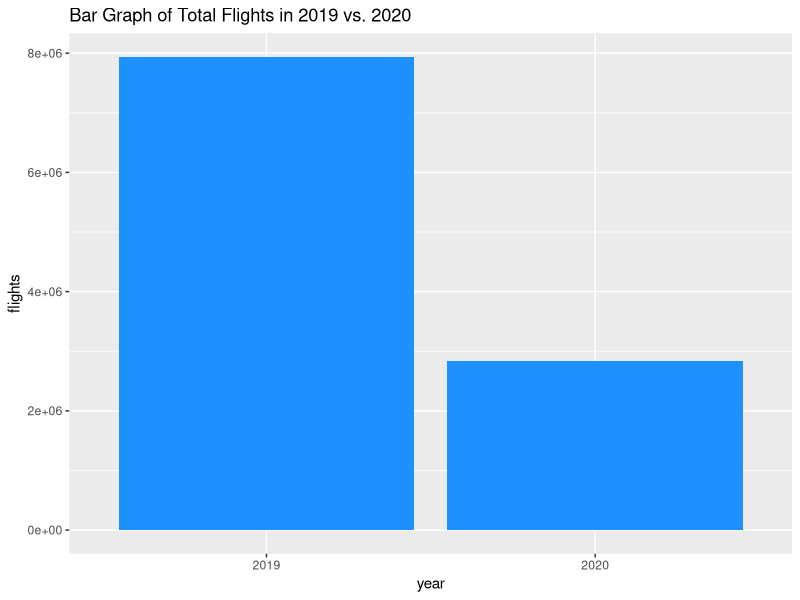
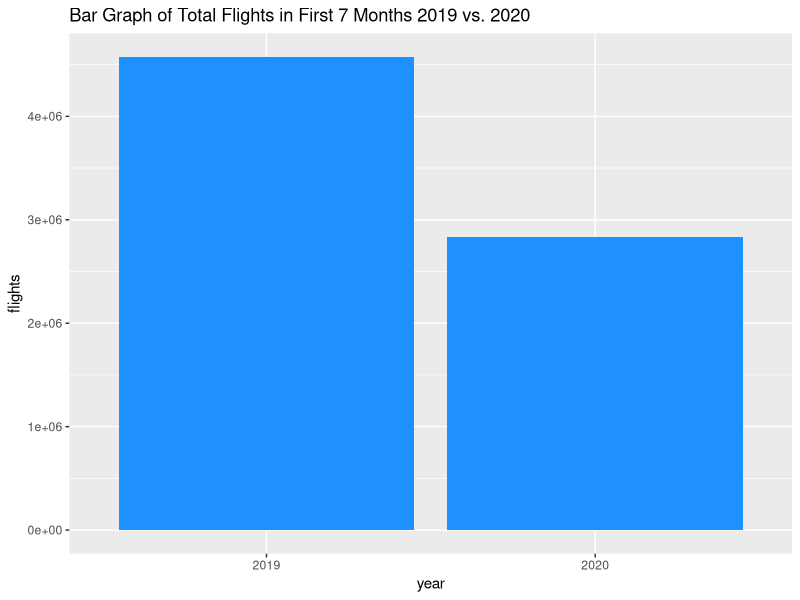
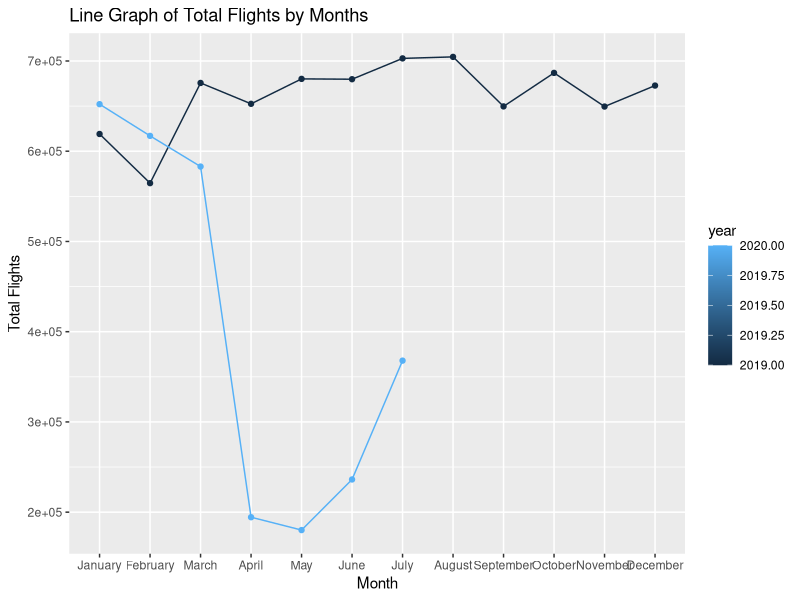

Write the R code that produced these figures, in order. (Note: this script raises an error after producing the figures.)
## ---- chunk 1
library("readxl")
library(ggplot2)
library(tidyverse)
## ---- chunk 2
data <- read_excel("./data/scheduled-canceled-operated-flights-jan2019-jul2020.xlsx")

year <- c(2019, 2019, 2019, 2019, 2019, 2019, 2019, 2019, 2019, 2019,
          2019, 2019, 2020, 2020, 2020, 2020, 2020, 2020, 2020)
my_data <- data.frame(year)

for (val in 2:length(data)){
  array <- data[val][[1]]
  array <- array[5:23]
  my_data <- cbind(my_data, array)
}

#rename the columns 
names <- c("year", "month", "Tot_Flights", "Alaska",
           "Allegiant", "American", "Delta", "Frontier", "Hawaiian", 
           "JetBlue", "Southwest", "Spirit", "United")
names(my_data) <- names 

#convert to numeric 
my_data$Tot_Flights <- as.numeric(my_data$Tot_Flights)
my_data$Alaska <- as.numeric(my_data$Alaska)
my_data$Allegiant <- as.numeric(my_data$Allegiant)
my_data$American <- as.numeric(my_data$American)
my_data$Delta <- as.numeric(my_data$Delta)
my_data$Frontier <- as.numeric(my_data$Frontier)
my_data$Hawaiian <- as.numeric(my_data$Hawaiian)
my_data$JetBlue <- as.numeric(my_data$JetBlue)
my_data$Southwest <- as.numeric(my_data$Southwest)
my_data$Spirit <- as.numeric(my_data$Spirit)
my_data$United <- as.numeric(my_data$United)

head(my_data)
## ---- chunk 3
#Main Question: How did Covid impact travel and transportation?

#difference between 2019 vs. 2020 in total flights 
tot_flights_2019 <- sum(my_data['Tot_Flights'][[1]][1:12])
tot_flights_2020 <- sum(my_data['Tot_Flights'][[1]][13:19])
tot_flight_data <- data.frame("year" = c("2019", "2020"), 
                              "flights" = c(tot_flights_2019, tot_flights_2020))
ggplot(tot_flight_data, aes(x = year, y = flights)) +
  geom_bar(stat = "identity", fill='dodgerblue1') +
  ggtitle("Bar Graph of Total Flights in 2019 vs. 2020") 
## ---- chunk 4
tot_flights_2019 <- sum(my_data['Tot_Flights'][[1]][1:7])
tot_flights_2020 <- sum(my_data['Tot_Flights'][[1]][13:19])
tot_flight_data <- data.frame("year" = c("2019", "2020"), 
                              "flights" = c(tot_flights_2019, tot_flights_2020))
ggplot(tot_flight_data, aes(x = year, y = flights)) +
  geom_bar(stat = "identity", fill='dodgerblue1') +
  ggtitle("Bar Graph of Total Flights in First 7 Months 2019 vs. 2020") 
## ---- chunk 5
data_2020 <- my_data[my_data$year==2020, ]

ggplot(my_data, aes(fct_inorder(month), Tot_Flights, col = year, group = year)) +
  geom_line() + 
  geom_point() + 
  ggtitle("Line Graph of Total Flights by Months") + 
  xlab("Month") + 
  ylab("Total Flights")
## ---- chunk 6
df_jan_cases <-  df_case %>% 
  filter(date == "2020-01-29")
jan_cases <- sum(df_jan_cases$cases)
df_feb_cases <-  df_case %>% 
  filter(date == "2020-02-29")
feb_cases <- sum(df_feb_cases$cases) - sum(df_jan_cases$cases)
df_mar_cases <-  df_case %>% 
  filter(date == "2020-03-29")
mar_cases <- sum(df_mar_cases$cases) - sum(df_feb_cases$cases)
df_apr_cases <-  df_case %>% 
  filter(date == "2020-04-29")
apr_cases <- sum(df_apr_cases$cases) - sum(df_mar_cases$cases)
df_may_cases <-  df_case %>% 
  filter(date == "2020-05-29")
may_cases <- sum(df_may_cases$cases) - sum(df_apr_cases$cases)
df_jun_cases <-  df_case %>% 
  filter(date == "2020-06-29")
jun_cases <- sum(df_jun_cases$cases) - sum(df_may_cases$cases)
df_jul_cases <-  df_case %>% 
  filter(date == "2020-07-29") 
jul_cases <- sum(df_jul_cases$cases) - sum(df_jun_cases$cases)

month_cases <- c(jan_cases, feb_cases, mar_cases, apr_cases, may_cases, jun_cases, jul_cases)

data_2020 <- cbind(data_2020, month_cases)
tidydf <- data_2020 %>%
  mutate(cases =round(100*month_cases/month_cases[4], 2)) %>%
  mutate(flights = round(100*Tot_Flights/Tot_Flights[4], 2))

tidydf <- tidydf %>% select(month, cases, flights) %>%
  gather(key = "variable", value = "value", -month)

p1 <- ggplot() +
  geom_line(data = data_2020, aes(x=fct_inorder(month), y=Tot_Flights, group=1),color="#69b3a2") + 
  geom_point(size = 4) + 
  theme(axis.text.x=element_text(angle=60, hjust=1))+
  theme_light()+
  ggtitle("Total Flights in 2020 in the US") + 
  xlab("Month") + 
  ylab("Total Flights")

p2<- ggplot() +
  geom_line(data = data_2020 , aes(x=fct_inorder(month), y=month_cases, group=1),color="orange") + 
  geom_point(size = 4) + 
  theme(axis.text.x=element_text(angle=60, hjust=1))+
  theme_light()+
  ggtitle("COVID cases per Month in US") + 
  xlab("Month") + 
  ylab("Total Cases")

ggarrange(p1,p2,nrow=2)
## ---- chunk 7
#See how much percent each airline was affected 
percent_changes <- c() 
for (val in 4:(length(data_2020)-1)){
  array <- data_2020[val][[1]]
  percent_change <- 
    ((sum(array[1:3]) - sum(array[4:7])) / 
       sum(array[1:3])) * 100 
  percent_changes <- append(percent_changes, percent_change)
}

airlines <- c("Alaska","Allegiant", "American", "Delta", "Frontier", "Hawaiian", "JetBlue", "Southwest", "Spirit", "United")

ggplot(data.frame(airlines, percent_changes), 
       aes(reorder(airlines, -percent_changes), percent_changes)) +
  geom_bar(stat = "identity", fill='dodgerblue1') +
  ggtitle("Bar Graph of Percent Decrease for each Airline") + 
  xlab("Airline") + 
  ylab("Percent Decrease")
## ---- chunk 8
top_drops <- data_2020 %>%
  select(month, JetBlue, Hawaiian, United, Delta) %>%
  gather(key = "variable", value = "value", -month)
ggplot(top_drops, aes(fct_inorder(month), value, group = variable)) + 
  geom_line(aes(color = variable), size = 1) +
  geom_point() + 
  ggtitle("Top 4 Airline Brands Affected") + 
  xlab("Month") + 
  ylab("Flights")
